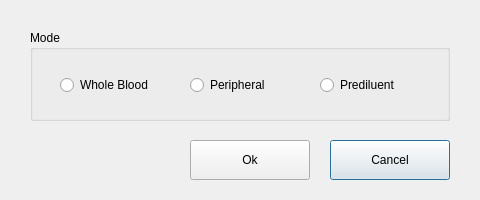
<?xml version="1.0" encoding="UTF-8"?>
<ui version="4.0">
 <class>ModeEditDialog</class>
 <widget class="QDialog" name="ModeEditDialog">
  <property name="geometry">
   <rect>
    <x>0</x>
    <y>0</y>
    <width>480</width>
    <height>200</height>
   </rect>
  </property>
  <property name="windowTitle">
   <string>ModeEditDialog</string>
  </property>
  <widget class="QPushButton" name="pbCancel">
   <property name="geometry">
    <rect>
     <x>330</x>
     <y>140</y>
     <width>120</width>
     <height>40</height>
    </rect>
   </property>
   <property name="text">
    <string>Cancel</string>
   </property>
  </widget>
  <widget class="QPushButton" name="pbOk">
   <property name="geometry">
    <rect>
     <x>190</x>
     <y>140</y>
     <width>120</width>
     <height>40</height>
    </rect>
   </property>
   <property name="text">
    <string>Ok</string>
   </property>
  </widget>
  <widget class="QGroupBox" name="gbMode">
   <property name="geometry">
    <rect>
     <x>30</x>
     <y>30</y>
     <width>420</width>
     <height>91</height>
    </rect>
   </property>
   <property name="title">
    <string>Mode</string>
   </property>
   <widget class="QRadioButton" name="rbWholeBlood">
    <property name="geometry">
     <rect>
      <x>30</x>
      <y>40</y>
      <width>100</width>
      <height>30</height>
     </rect>
    </property>
    <property name="text">
     <string>Whole Blood</string>
    </property>
   </widget>
   <widget class="QRadioButton" name="rbPeripheral">
    <property name="geometry">
     <rect>
      <x>160</x>
      <y>40</y>
      <width>100</width>
      <height>30</height>
     </rect>
    </property>
    <property name="text">
     <string>Peripheral</string>
    </property>
   </widget>
   <widget class="QRadioButton" name="rbPrediluent">
    <property name="geometry">
     <rect>
      <x>290</x>
      <y>40</y>
      <width>100</width>
      <height>30</height>
     </rect>
    </property>
    <property name="text">
     <string>Prediluent</string>
    </property>
   </widget>
  </widget>
 </widget>
 <layoutdefault spacing="6" margin="11"/>
 <resources/>
 <connections/>
</ui>
